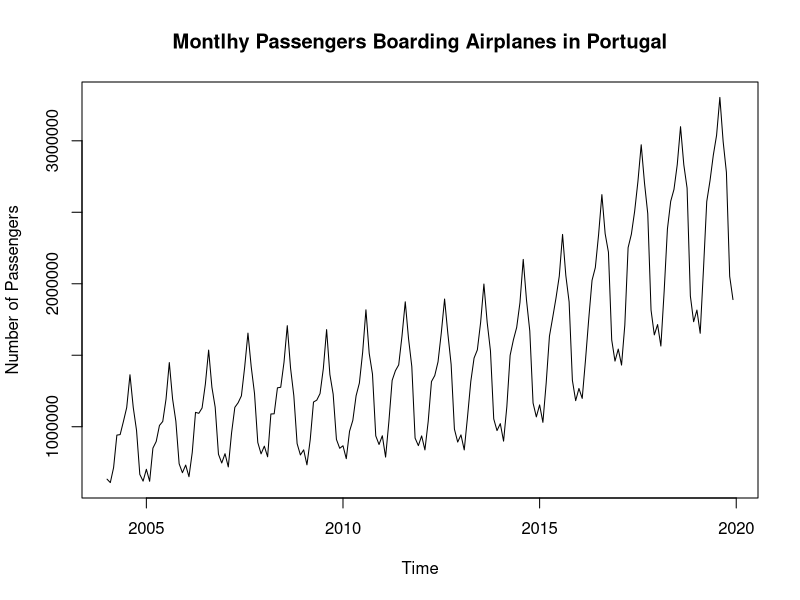
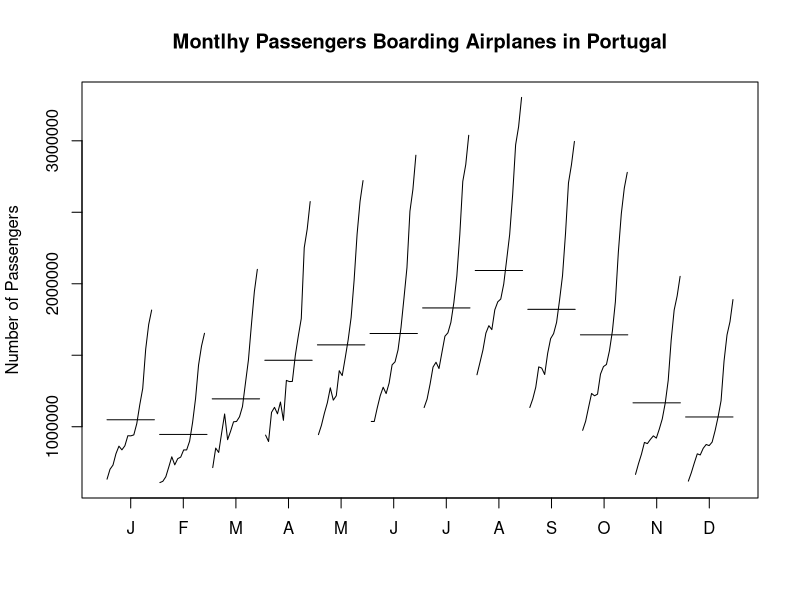
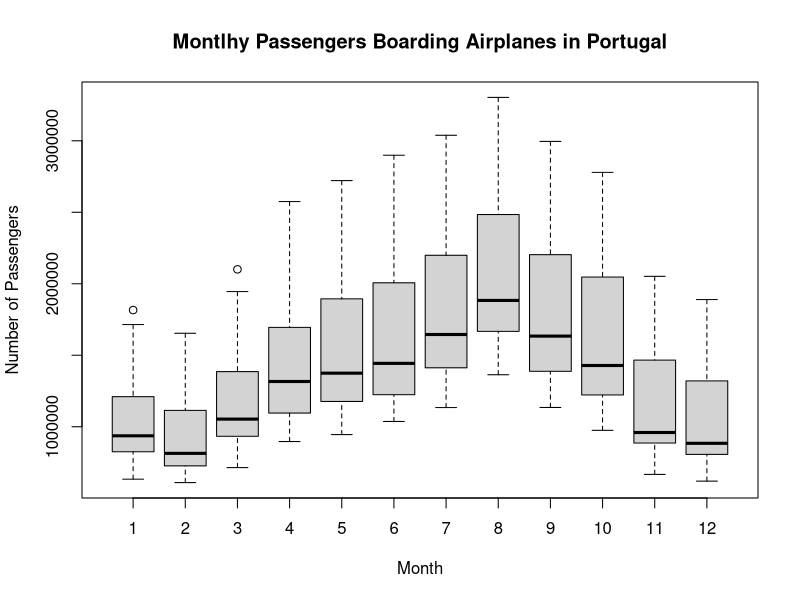
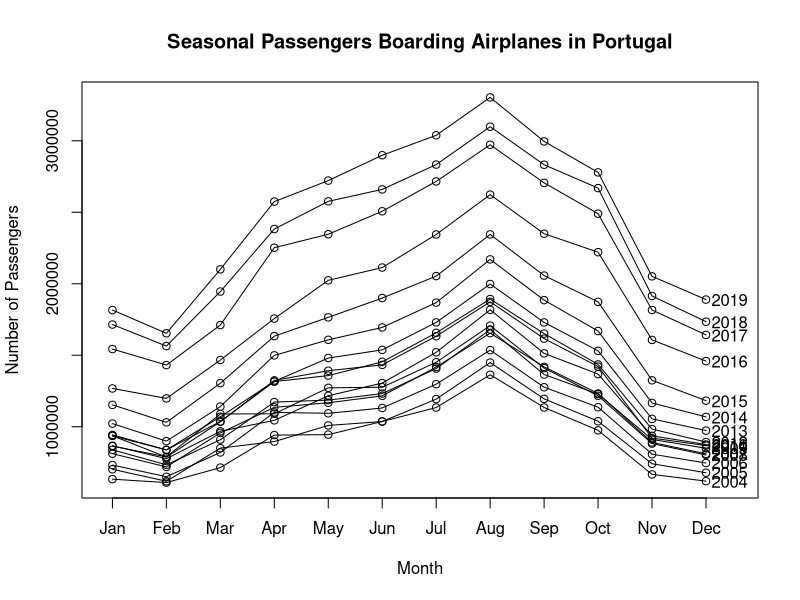
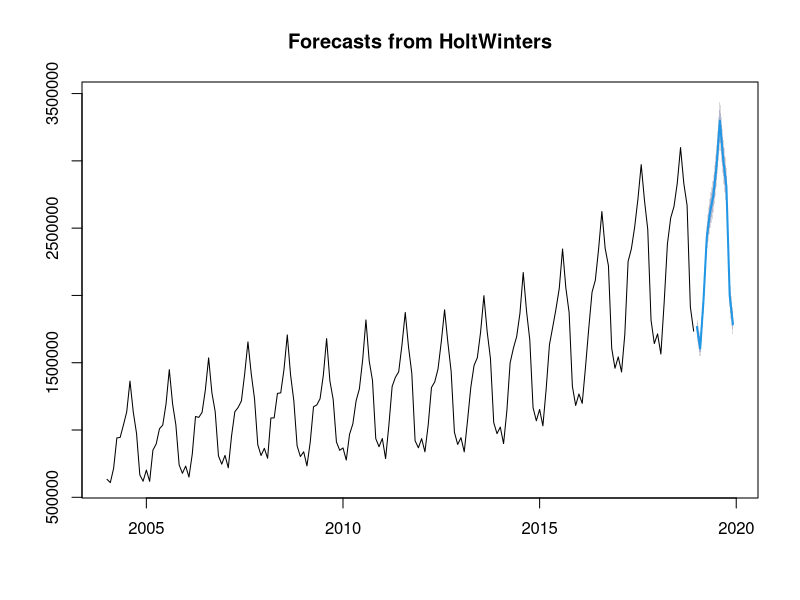
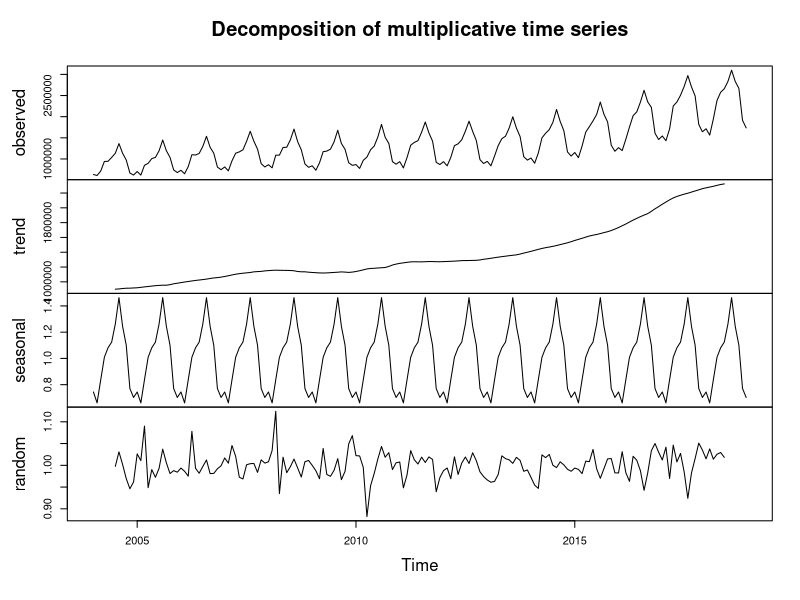
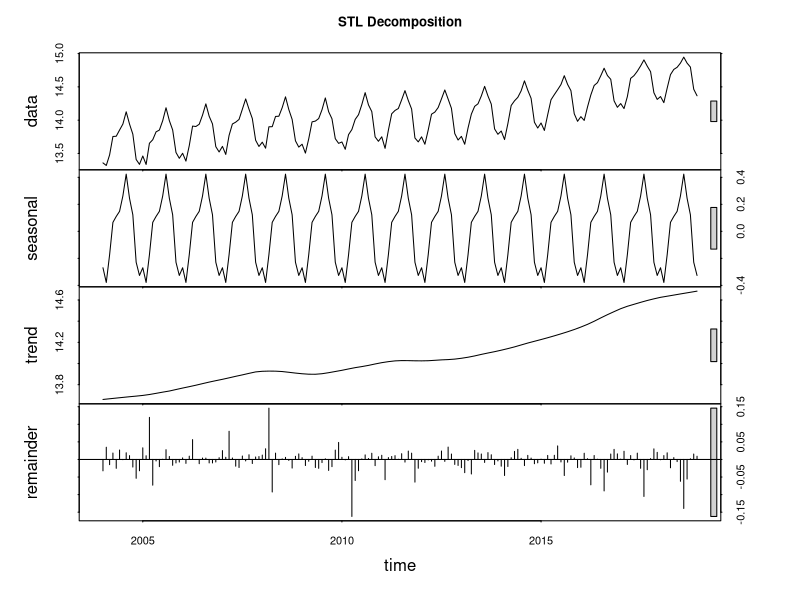
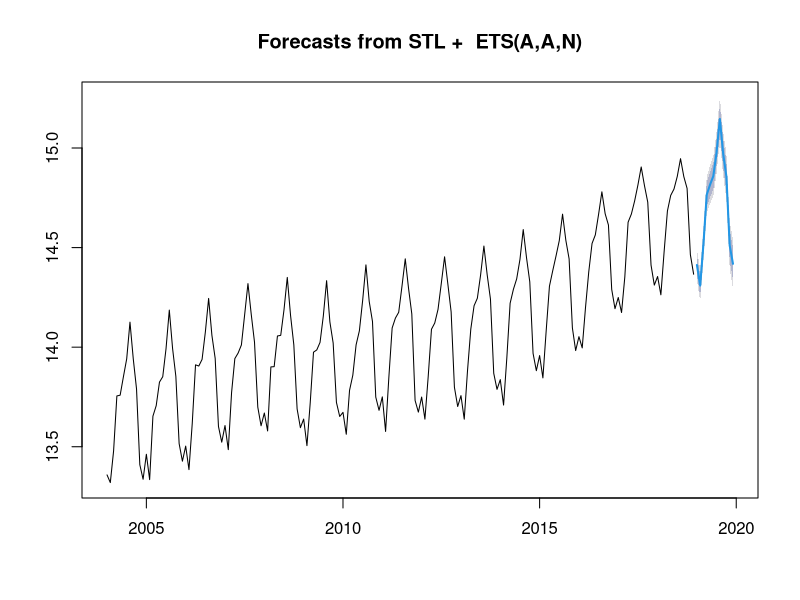

Here is the R script that generated these plots, in order:
## ---- chunk 1
setwd("~/Desktop/FEP/1.2/2. MPST/Assignment/2nd Assignment")
library(forecast)
library(urca)
library(tseries)

Airplane.total<-ts(scan("AirplaneTotal.txt"),start = c(2004,1), end= c(2019,12),deltat=1/12)
Airplane.train <- ts(scan("AirplaneTrain.txt"), start = c(2004,1), end= c(2018,12),deltat=1/12)
Airplane.test <- ts(scan("AirplaneTest.txt"), start = c(2019,1), end= c(2019,12),deltat=1/12)


## ---- chunk 2
plot(Airplane.total,ylab= "Number of Passengers", main= "Montlhy Passengers Boarding Airplanes in Portugal")

monthplot(Airplane.total,ylab= "Number of Passengers", main= "Montlhy Passengers Boarding Airplanes in Portugal")
boxplot(Airplane.total~cycle(Airplane.total),xlab="Month", ylab= "Number of Passengers", main= "Montlhy Passengers Boarding Airplanes in Portugal")

seasonplot(Airplane.total,year.labels=TRUE, ylab= "Number of Passengers", main= "Seasonal Passengers Boarding Airplanes in Portugal", xlab = NULL)

summary(Airplane.total)
## ---- chunk 3
#Holt-Winters Additive Method
HW<-HoltWinters(Airplane.train, seasonal="multiplicative")
HW
forHW<-forecast(HW,h=12)
pHW<-forHW$mean
predict(HW,n.ahead=12)
plot(forHW)
## ---- chunk 4
#Simple Decomposition
decomp<-decompose(Airplane.train, type="m")
plot(decomp)
decomp
trend.no.NA.m <- na.remove(decomp$trend)
forecast.holt.m <- predict(HoltWinters(trend.no.NA.m,gamma=FALSE), n.ahead=18)
forDecompNoTrend <- ts(forecast.holt.m[7:18],start=c(2019,1),deltat=1/12)
pDecomp <- decomp$seasonal[1:12] * forDecompNoTrend
pDecomp

#STL
STL <- stl(log(Airplane.train),s.window="periodic" ,robust=T, inner=2, outer=20)
plot(STL, main="STL Decomposition")
STL
forSTL<-forecast(STL, h=12)
pSTL<-exp(forSTL$mean)
pSTL
plot(forSTL)
## ---- chunk 5
#Plot ACF and PACF with K< n/4
par(mfrow=c(1,2))
acf(Airplane.train,lag.max = 36)
pacf(Airplane.train,lag.max = 36)
par(mfrow=c(1,1))

#In order to reduce the Variance of the time series we start by applying the log
Airplane<- log(Airplane.train)
plot(Airplane, ylab= "Number of Passengers", main= "Montlhy Passengers Boarding Airplanes in Portugal")
par(mfrow=c(1,2))
acf(Airplane,lag.max = 36)
pacf(Airplane,lag.max = 36)
par(mfrow=c(1,1))
summary(ur.df(Airplane, type="none", lags=2))

#Since it has Seasonality, we need to take seasonal difference
NSAirplane<-diff(Airplane,lag=12)
plot(NSAirplane)
par(mfrow=c(1,2))
acf(NSAirplane,lag.max = 36)
pacf(NSAirplane,lag.max = 36)
par(mfrow=c(1,1))

#Perform an unit root test to see if the time series is stationary - We have Selected the ADF test
summary(ur.df(NSAirplane, type="none", lags=2))

#Since H0 is not rejected we need to perform a difference
DifNSAirplane<-diff(NSAirplane)
plot(DifNSAirplane)
#Perform once again the unit root test
summary(ur.df(DifNSAirplane, type="none", lags=2))

#Plot ACF and PACF in order to understand where it cuts and tails off
par(mfrow=c(1,2))
acf(DifNSAirplane,lag.max = 36)
pacf(DifNSAirplane,lag.max = 36)
par(mfrow=c(1,1))

#Confirm Which Arima Model is the best
auto.arima(Airplane,d=1,D=1, max.p=1,max.q=1,max.P=2,max.Q=2, max.order=6,ic="aic",trace=T)
#SARIMA Model
SARIMAMan<-arima(Airplane, order=c(0,1,1),list(order=c(1,1,1),period=12))
summary(SARIMAMan)
checkresiduals(SARIMAMan)

forSARIMAMan <- forecast(SARIMAMan,h=12)
forSARIMAMan
pSARIMAMan<-exp(forSARIMAMan$mean)
pSARIMAMan
plot(forSARIMAMan)

#Sarima Best
SARIMABest<-arima(Airplane, order=c(0,1,1),list(order=c(2,1,2),period=12))
summary(SARIMABest)
checkresiduals(SARIMABest)

forSARIMABest <- forecast(SARIMABest,h=12)
forSARIMABest
pSARIMABest<-exp(forSARIMABest$mean)
pSARIMABest
plot(forSARIMABest)

## ---- chunk 6
sum((pHW-Airplane.test)^2)/12
100/12*sum(abs(pHW-Airplane.test)/Airplane.test)
sum((pDecomp-Airplane.test)^2)/12
100/12*sum(abs(pDecomp-Airplane.test)/Airplane.test)
sum((pSTL-Airplane.test)^2)/12
100/12*sum(abs(pSTL-Airplane.test)/Airplane.test)
sum((pSARIMAMan-Airplane.test)^2)/12
100/12*sum(abs(pSARIMAMan-Airplane.test)/Airplane.test)
sum((pSARIMABest-Airplane.test)^2)/12
100/12*sum(abs(pSARIMABest-Airplane.test)/Airplane.test)

cbind(Airplane.test,pHW,pDecomp,pSTL,pSARIMAMan,pSARIMABest)
